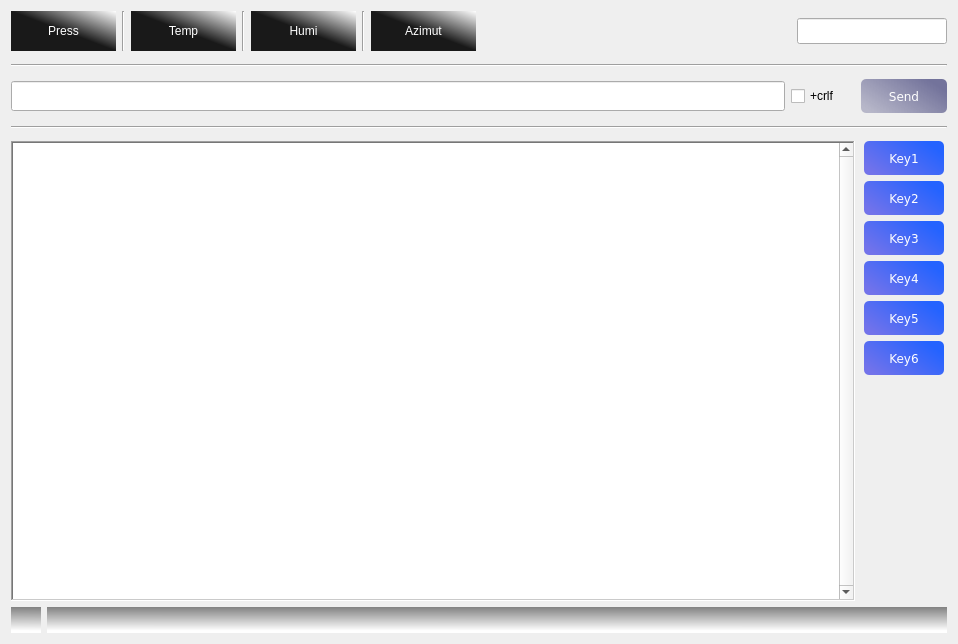
  <widget class="QWidget" name="centralWidget">
   <layout class="QGridLayout" name="gridLayout_5">
    <item row="0" column="0">
     <layout class="QGridLayout" name="gridLayout_2">
      <item row="0" column="0">
       <widget class="QLabel" name="press">
        <property name="sizePolicy">
         <sizepolicy hsizetype="Fixed" vsizetype="Fixed">
          <horstretch>0</horstretch>
          <verstretch>0</verstretch>
         </sizepolicy>
        </property>
        <property name="minimumSize">
         <size>
          <width>105</width>
          <height>40</height>
         </size>
        </property>
        <property name="maximumSize">
         <size>
          <width>105</width>
          <height>40</height>
         </size>
        </property>
        <property name="styleSheet">
         <string notr="true">background-color: rgb(110, 110, 110);
color: rgb(255, 255, 255);
background-color: qlineargradient(spread:pad, x1:0.499836, y1:0.500682, x2:1, y2:0, stop:0 rgba(25, 25, 25, 255), stop:1 rgba(255, 255, 255, 255));</string>
        </property>
        <property name="text">
         <string>Press</string>
        </property>
        <property name="alignment">
         <set>Qt::AlignCenter</set>
        </property>
       </widget>
      </item>
      <item row="0" column="1">
       <widget class="Line" name="line_2">
        <property name="orientation">
         <enum>Qt::Vertical</enum>
        </property>
       </widget>
      </item>
      <item row="0" column="2">
       <widget class="QLabel" name="temp">
        <property name="sizePolicy">
         <sizepolicy hsizetype="Fixed" vsizetype="Fixed">
          <horstretch>0</horstretch>
          <verstretch>0</verstretch>
         </sizepolicy>
        </property>
        <property name="minimumSize">
         <size>
          <width>105</width>
          <height>40</height>
         </size>
        </property>
        <property name="maximumSize">
         <size>
          <width>105</width>
          <height>40</height>
         </size>
        </property>
        <property name="styleSheet">
         <string notr="true">color: rgb(255, 255, 255);
background-color: rgb(110, 110, 110);
background-color: qlineargradient(spread:pad, x1:0.499836, y1:0.500682, x2:1, y2:0, stop:0 rgba(25, 25, 25, 255), stop:1 rgba(255, 255, 255, 255));</string>
        </property>
        <property name="text">
         <string>Temp</string>
        </property>
        <property name="alignment">
         <set>Qt::AlignCenter</set>
        </property>
       </widget>
      </item>
      <item row="0" column="3">
       <widget class="Line" name="line_3">
        <property name="orientation">
         <enum>Qt::Vertical</enum>
        </property>
       </widget>
      </item>
      <item row="0" column="4">
       <widget class="QLabel" name="humi">
        <property name="sizePolicy">
         <sizepolicy hsizetype="Fixed" vsizetype="Fixed">
          <horstretch>0</horstretch>
          <verstretch>0</verstretch>
         </sizepolicy>
        </property>
        <property name="minimumSize">
         <size>
          <width>105</width>
          <height>40</height>
         </size>
        </property>
        <property name="maximumSize">
         <size>
          <width>105</width>
          <height>40</height>
         </size>
        </property>
        <property name="styleSheet">
         <string notr="true">color: rgb(255, 255, 255);
background-color: rgb(110, 110, 110);
background-color: qlineargradient(spread:pad, x1:0.499836, y1:0.500682, x2:1, y2:0, stop:0 rgba(25, 25, 25, 255), stop:1 rgba(255, 255, 255, 255));</string>
        </property>
        <property name="text">
         <string>Humi</string>
        </property>
        <property name="alignment">
         <set>Qt::AlignCenter</set>
        </property>
       </widget>
      </item>
      <item row="0" column="5">
       <widget class="Line" name="line_4">
        <property name="orientation">
         <enum>Qt::Vertical</enum>
        </property>
       </widget>
      </item>
      <item row="0" column="6">
       <widget class="QLabel" name="azimut">
        <property name="sizePolicy">
         <sizepolicy hsizetype="Fixed" vsizetype="Fixed">
          <horstretch>0</horstretch>
          <verstretch>0</verstretch>
         </sizepolicy>
        </property>
        <property name="minimumSize">
         <size>
          <width>105</width>
          <height>40</height>
         </size>
        </property>
        <property name="maximumSize">
         <size>
          <width>105</width>
          <height>40</height>
         </size>
        </property>
        <property name="styleSheet">
         <string notr="true">color: rgb(255, 255, 255);
background-color: rgb(110, 110, 110);
background-color: qlineargradient(spread:pad, x1:0.499836, y1:0.500682, x2:1, y2:0, stop:0 rgba(25, 25, 25, 255), stop:1 rgba(255, 255, 255, 255));</string>
        </property>
        <property name="text">
         <string>Azimut</string>
        </property>
        <property name="alignment">
         <set>Qt::AlignCenter</set>
        </property>
       </widget>
      </item>
     </layout>
    </item>
    <item row="0" column="1">
     <spacer name="horizontalSpacer">
      <property name="orientation">
       <enum>Qt::Horizontal</enum>
      </property>
      <property name="sizeHint" stdset="0">
       <size>
        <width>12</width>
        <height>38</height>
       </size>
      </property>
     </spacer>
    </item>
    <item row="0" column="2">
     <widget class="QLabel" name="logs">
      <property name="minimumSize">
       <size>
        <width>26</width>
        <height>26</height>
       </size>
      </property>
      <property name="maximumSize">
       <size>
        <width>26</width>
        <height>26</height>
       </size>
      </property>
      <property name="font">
       <font>
        <family>Arimo</family>
        <pointsize>10</pointsize>
        <italic>false</italic>
       </font>
      </property>
      <property name="text">
       <string/>
      </property>
      <property name="pixmap">
       <pixmap resource="icons.qrc">:/png/log.png</pixmap>
      </property>
      <property name="scaledContents">
       <bool>true</bool>
      </property>
     </widget>
    </item>
    <item row="0" column="3" colspan="2">
     <widget class="QLineEdit" name="date_time">
      <property name="enabled">
       <bool>true</bool>
      </property>
      <property name="sizePolicy">
       <sizepolicy hsizetype="Fixed" vsizetype="Fixed">
        <horstretch>0</horstretch>
        <verstretch>0</verstretch>
       </sizepolicy>
      </property>
      <property name="minimumSize">
       <size>
        <width>150</width>
        <height>26</height>
       </size>
      </property>
      <property name="maximumSize">
       <size>
        <width>150</width>
        <height>26</height>
       </size>
      </property>
      <property name="palette">
       <palette>
        <active/>
        <inactive/>
        <disabled/>
       </palette>
      </property>
      <property name="font">
       <font>
        <family>Courier New</family>
        <pointsize>9</pointsize>
        <italic>false</italic>
       </font>
      </property>
      <property name="toolTip">
       <string>Текущее дата и время</string>
      </property>
      <property name="styleSheet">
       <string notr="true"/>
      </property>
     </widget>
    </item>
    <item row="1" column="0" colspan="5">
     <widget class="Line" name="line_0">
      <property name="sizePolicy">
       <sizepolicy hsizetype="Expanding" vsizetype="Fixed">
        <horstretch>0</horstretch>
        <verstretch>0</verstretch>
       </sizepolicy>
      </property>
      <property name="minimumSize">
       <size>
        <width>0</width>
        <height>16</height>
       </size>
      </property>
      <property name="maximumSize">
       <size>
        <width>16777215</width>
        <height>16</height>
       </size>
      </property>
      <property name="orientation">
       <enum>Qt::Horizontal</enum>
      </property>
     </widget>
    </item>
    <item row="2" column="0" colspan="4">
     <layout class="QGridLayout" name="gridLayout_4">
      <item row="0" column="0">
       <widget class="QLineEdit" name="stx">
        <property name="minimumSize">
         <size>
          <width>770</width>
          <height>30</height>
         </size>
        </property>
        <property name="maximumSize">
         <size>
          <width>16777215</width>
          <height>30</height>
         </size>
        </property>
        <property name="font">
         <font>
          <family>Sans Serif</family>
          <pointsize>10</pointsize>
          <italic>false</italic>
         </font>
        </property>
        <property name="toolTip">
         <string>Поле команды</string>
        </property>
       </widget>
      </item>
      <item row="0" column="1">
       <widget class="QCheckBox" name="crlfBox">
        <property name="sizePolicy">
         <sizepolicy hsizetype="Fixed" vsizetype="Fixed">
          <horstretch>0</horstretch>
          <verstretch>0</verstretch>
         </sizepolicy>
        </property>
        <property name="minimumSize">
         <size>
          <width>64</width>
          <height>30</height>
         </size>
        </property>
        <property name="maximumSize">
         <size>
          <width>55</width>
          <height>30</height>
         </size>
        </property>
        <property name="toolTip">
         <string>Суфикс команды</string>
        </property>
        <property name="styleSheet">
         <string notr="true"/>
        </property>
        <property name="text">
         <string>+crlf</string>
        </property>
       </widget>
      </item>
     </layout>
    </item>
    <item row="2" column="4">
     <widget class="QPushButton" name="answer">
      <property name="enabled">
       <bool>true</bool>
      </property>
      <property name="sizePolicy">
       <sizepolicy hsizetype="Fixed" vsizetype="Fixed">
        <horstretch>0</horstretch>
        <verstretch>0</verstretch>
       </sizepolicy>
      </property>
      <property name="minimumSize">
       <size>
        <width>86</width>
        <height>34</height>
       </size>
      </property>
      <property name="maximumSize">
       <size>
        <width>86</width>
        <height>34</height>
       </size>
      </property>
      <property name="font">
       <font>
        <family>DejaVu Sans</family>
        <pointsize>9</pointsize>
        <italic>false</italic>
       </font>
      </property>
      <property name="toolTip">
       <string>Выполнить команду</string>
      </property>
      <property name="styleSheet">
       <string notr="true">QPushButton#answer{
background-color: qlineargradient(spread:pad, x1:0, y1:0.773, x2:0.909091, y2:0.239, stop:0 rgba(115, 115, 155, 115), stop:1 rgba(115, 115, 155, 255));
border-radius: 5;
color: rgb(255, 255, 255);
}

QPushButton#answer:hover{
background-color: rgb(41, 136, 234);
border-radius: 5;
color: rgb(255, 255, 255);
}

QPushButton#answer:disabled{
background-color:rgb(226, 226, 226)}</string>
      </property>
      <property name="text">
       <string>Send</string>
      </property>
     </widget>
    </item>
    <item row="3" column="0" colspan="5">
     <widget class="Line" name="line">
      <property name="sizePolicy">
       <sizepolicy hsizetype="Expanding" vsizetype="Fixed">
        <horstretch>0</horstretch>
        <verstretch>0</verstretch>
       </sizepolicy>
      </property>
      <property name="minimumSize">
       <size>
        <width>0</width>
        <height>16</height>
       </size>
      </property>
      <property name="maximumSize">
       <size>
        <width>16777215</width>
        <height>16</height>
       </size>
      </property>
      <property name="orientation">
       <enum>Qt::Horizontal</enum>
      </property>
     </widget>
    </item>
    <item row="4" column="0" rowspan="2" colspan="4">
     <widget class="QTextEdit" name="log">
      <property name="minimumSize">
       <size>
        <width>840</width>
        <height>460</height>
       </size>
      </property>
      <property name="font">
       <font>
        <family>Arial</family>
        <pointsize>9</pointsize>
        <italic>false</italic>
       </font>
      </property>
      <property name="frameShape">
       <enum>QFrame::WinPanel</enum>
      </property>
      <property name="verticalScrollBarPolicy">
       <enum>Qt::ScrollBarAlwaysOn</enum>
      </property>
     </widget>
    </item>
    <item row="4" column="4">
     <layout class="QGridLayout" name="gridLayout">
      <item row="0" column="0">
       <widget class="QPushButton" name="stop">
        <property name="sizePolicy">
         <sizepolicy hsizetype="Fixed" vsizetype="Fixed">
          <horstretch>0</horstretch>
          <verstretch>0</verstretch>
         </sizepolicy>
        </property>
        <property name="minimumSize">
         <size>
          <width>80</width>
          <height>34</height>
         </size>
        </property>
        <property name="maximumSize">
         <size>
          <width>80</width>
          <height>34</height>
         </size>
        </property>
        <property name="font">
         <font>
          <family>DejaVu Sans</family>
          <pointsize>9</pointsize>
          <italic>false</italic>
         </font>
        </property>
        <property name="toolTip">
         <string notr="true">0x06</string>
        </property>
        <property name="styleSheet">
         <string notr="true">QPushButton#stop{
background-color: qlineargradient(spread:pad, x1:0, y1:0.773, x2:0.909091, y2:0.239, stop:0 rgba(115, 115, 234, 255), stop:1 rgba(36, 99, 255, 255));
border-radius: 5;
color: rgb(255, 255, 255);
}

QPushButton#stop:hover{
background-color: rgb(115, 153, 234);
border-radius: 5;
color: rgb(255, 255, 255);
}

QPushButton#stop:disabled{
background-color:rgb(206, 206, 206)}</string>
        </property>
        <property name="text">
         <string>Key1</string>
        </property>
        <property name="shortcut">
         <string>F2</string>
        </property>
       </widget>
      </item>
      <item row="1" column="0">
       <widget class="QPushButton" name="start">
        <property name="sizePolicy">
         <sizepolicy hsizetype="Fixed" vsizetype="Fixed">
          <horstretch>0</horstretch>
          <verstretch>0</verstretch>
         </sizepolicy>
        </property>
        <property name="minimumSize">
         <size>
          <width>80</width>
          <height>34</height>
         </size>
        </property>
        <property name="maximumSize">
         <size>
          <width>80</width>
          <height>34</height>
         </size>
        </property>
        <property name="font">
         <font>
          <family>DejaVu Sans</family>
          <pointsize>9</pointsize>
          <italic>false</italic>
         </font>
        </property>
        <property name="toolTip">
         <string notr="true">0x15</string>
        </property>
        <property name="styleSheet">
         <string notr="true">QPushButton#start{
background-color: qlineargradient(spread:pad, x1:0, y1:0.773, x2:0.909091, y2:0.239, stop:0 rgba(115, 115, 234, 255), stop:1 rgba(36, 99, 255, 255));
border-radius: 5;
color: rgb(255, 255, 255);
}


QPushButton#start:hover{
background-color: rgb(115, 153, 234);
border-radius: 5;
color: rgb(255, 255, 255);
}

QPushButton#start:disabled{
background-color:rgb(206, 206, 206)}</string>
        </property>
        <property name="text">
         <string>Key2</string>
        </property>
        <property name="shortcut">
         <string>F3</string>
        </property>
       </widget>
      </item>
      <item row="2" column="0">
       <widget class="QPushButton" name="bin">
        <property name="sizePolicy">
         <sizepolicy hsizetype="Fixed" vsizetype="Fixed">
          <horstretch>0</horstretch>
          <verstretch>0</verstretch>
         </sizepolicy>
        </property>
        <property name="minimumSize">
         <size>
          <width>80</width>
          <height>34</height>
         </size>
        </property>
        <property name="maximumSize">
         <size>
          <width>80</width>
          <height>34</height>
         </size>
        </property>
        <property name="font">
         <font>
          <family>DejaVu Sans</family>
          <pointsize>9</pointsize>
          <italic>false</italic>
         </font>
        </property>
        <property name="toolTip">
         <string notr="true">0x05</string>
        </property>
        <property name="styleSheet">
         <string notr="true">QPushButton#bin{
background-color: qlineargradient(spread:pad, x1:0, y1:0.773, x2:0.909091, y2:0.239, stop:0 rgba(115, 115, 234, 255), stop:1 rgba(36, 99, 255, 255));
border-radius: 5;
color: rgb(255, 255, 255);
}

QPushButton#bin:hover{
background-color: rgb(115, 153, 234);
border-radius: 5;
color: rgb(255, 255, 255);
}

QPushButton#bin:disabled{
background-color:rgb(206, 206, 206)}</string>
        </property>
        <property name="text">
         <string>Key3</string>
        </property>
        <property name="shortcut">
         <string>F4</string>
        </property>
       </widget>
      </item>
      <item row="3" column="0">
       <widget class="QPushButton" name="txt">
        <property name="sizePolicy">
         <sizepolicy hsizetype="Fixed" vsizetype="Fixed">
          <horstretch>0</horstretch>
          <verstretch>0</verstretch>
         </sizepolicy>
        </property>
        <property name="minimumSize">
         <size>
          <width>80</width>
          <height>34</height>
         </size>
        </property>
        <property name="maximumSize">
         <size>
          <width>80</width>
          <height>34</height>
         </size>
        </property>
        <property name="font">
         <font>
          <family>DejaVu Sans</family>
          <pointsize>9</pointsize>
          <italic>false</italic>
         </font>
        </property>
        <property name="toolTip">
         <string notr="true">0x04</string>
        </property>
        <property name="styleSheet">
         <string notr="true">QPushButton#txt{
background-color: qlineargradient(spread:pad, x1:0, y1:0.773, x2:0.909091, y2:0.239, stop:0 rgba(115, 115, 234, 255), stop:1 rgba(36, 99, 255, 255));
border-radius: 5;
color: rgb(255, 255, 255);
}

QPushButton#txt:hover{
background-color: rgb(115, 153, 234);
border-radius: 5;
color: rgb(255, 255, 255);
}

QPushButton#txt:disabled{
background-color:rgb(206, 206, 206)}</string>
        </property>
        <property name="text">
         <string>Key4</string>
        </property>
       </widget>
      </item>
      <item row="4" column="0">
       <widget class="QPushButton" name="one">
        <property name="sizePolicy">
         <sizepolicy hsizetype="Fixed" vsizetype="Fixed">
          <horstretch>0</horstretch>
          <verstretch>0</verstretch>
         </sizepolicy>
        </property>
        <property name="minimumSize">
         <size>
          <width>80</width>
          <height>34</height>
         </size>
        </property>
        <property name="maximumSize">
         <size>
          <width>80</width>
          <height>34</height>
         </size>
        </property>
        <property name="font">
         <font>
          <family>DejaVu Sans</family>
          <pointsize>9</pointsize>
          <italic>false</italic>
         </font>
        </property>
        <property name="toolTip">
         <string notr="true">0x04</string>
        </property>
        <property name="styleSheet">
         <string notr="true">QPushButton#one{
background-color: qlineargradient(spread:pad, x1:0, y1:0.773, x2:0.909091, y2:0.239, stop:0 rgba(115, 115, 234, 255), stop:1 rgba(36, 99, 255, 255));
border-radius: 5;
color: rgb(255, 255, 255);
}

QPushButton#one:hover{
background-color: rgb(115, 153, 234);
border-radius: 5;
color: rgb(255, 255, 255);
}

QPushButton#one:disabled{
background-color:rgb(206, 206, 206)}</string>
        </property>
        <property name="text">
         <string>Key5</string>
        </property>
       </widget>
      </item>
      <item row="5" column="0">
       <widget class="QPushButton" name="defmode">
        <property name="sizePolicy">
         <sizepolicy hsizetype="Fixed" vsizetype="Fixed">
          <horstretch>0</horstretch>
          <verstretch>0</verstretch>
         </sizepolicy>
        </property>
        <property name="minimumSize">
         <size>
          <width>80</width>
          <height>34</height>
         </size>
        </property>
        <property name="maximumSize">
         <size>
          <width>80</width>
          <height>34</height>
         </size>
        </property>
        <property name="font">
         <font>
          <family>DejaVu Sans</family>
          <pointsize>9</pointsize>
          <italic>false</italic>
         </font>
        </property>
        <property name="toolTip">
         <string notr="true">#093;run</string>
        </property>
        <property name="styleSheet">
         <string notr="true">QPushButton#defmode{
background-color: qlineargradient(spread:pad, x1:0, y1:0.773, x2:0.909091, y2:0.239, stop:0 rgba(115, 115, 234, 255), stop:1 rgba(36, 99, 255, 255));
border-radius: 5;
color: rgb(255, 255, 255);
}

QPushButton#defmode:hover{
background-color: rgb(115, 153, 234);
border-radius: 5;
color: rgb(255, 255, 255);
}

QPushButton#defmode:disabled{
background-color:rgb(206, 206, 206)}</string>
        </property>
        <property name="text">
         <string>Key6</string>
        </property>
       </widget>
      </item>
     </layout>
    </item>
    <item row="5" column="4">
     <spacer name="verticalSpacer">
      <property name="orientation">
       <enum>Qt::Vertical</enum>
      </property>
      <property name="sizeHint" stdset="0">
       <size>
        <width>78</width>
        <height>186</height>
       </size>
      </property>
     </spacer>
    </item>
    <item row="6" column="0" colspan="5">
     <layout class="QGridLayout" name="gridLayout_3">
      <item row="0" column="0">
       <widget class="QLabel" name="pic">
        <property name="sizePolicy">
         <sizepolicy hsizetype="Fixed" vsizetype="Fixed">
          <horstretch>0</horstretch>
          <verstretch>0</verstretch>
         </sizepolicy>
        </property>
        <property name="minimumSize">
         <size>
          <width>30</width>
          <height>26</height>
         </size>
        </property>
        <property name="maximumSize">
         <size>
          <width>30</width>
          <height>26</height>
         </size>
        </property>
        <property name="font">
         <font>
          <family>MS Shell Dlg 2</family>
          <pointsize>10</pointsize>
          <italic>false</italic>
         </font>
        </property>
        <property name="styleSheet">
         <string notr="true">background-color: qlineargradient(spread:pad, x1:0.521739, y1:0.00568182, x2:0.516565, y2:0.914409, stop:0 rgba(130, 130, 130, 255), stop:1 rgba(255, 255, 255, 255));
color: qlineargradient(spread:pad, x1:0.527609, y1:1, x2:0.532739, y2:0.397727, stop:0 rgba(10, 25, 45, 255), stop:1 rgba(255, 255, 255, 255));</string>
        </property>
        <property name="text">
         <string/>
        </property>
       </widget>
      </item>
      <item row="0" column="1">
       <widget class="QLabel" name="status">
        <property name="sizePolicy">
         <sizepolicy hsizetype="Expanding" vsizetype="Preferred">
          <horstretch>0</horstretch>
          <verstretch>0</verstretch>
         </sizepolicy>
        </property>
        <property name="minimumSize">
         <size>
          <width>900</width>
          <height>26</height>
         </size>
        </property>
        <property name="maximumSize">
         <size>
          <width>16777215</width>
          <height>26</height>
         </size>
        </property>
        <property name="font">
         <font>
          <family>DejaVu Sans</family>
          <pointsize>8</pointsize>
          <italic>false</italic>
         </font>
        </property>
        <property name="toolTip">
         <string notr="true"/>
        </property>
        <property name="styleSheet">
         <string notr="true">background-color: qlineargradient(spread:pad, x1:0.521739, y1:0.00568182, x2:0.516565, y2:0.914409, stop:0 rgba(130, 130, 130, 255), stop:1 rgba(255, 255, 255, 255));
color: qlineargradient(spread:pad, x1:0.527609, y1:1, x2:0.532739, y2:0.397727, stop:0 rgba(10, 25, 45, 255), stop:1 rgba(255, 255, 255, 255));</string>
        </property>
        <property name="text">
         <string/>
        </property>
       </widget>
      </item>
     </layout>
    </item>
   </layout>
  </widget>
